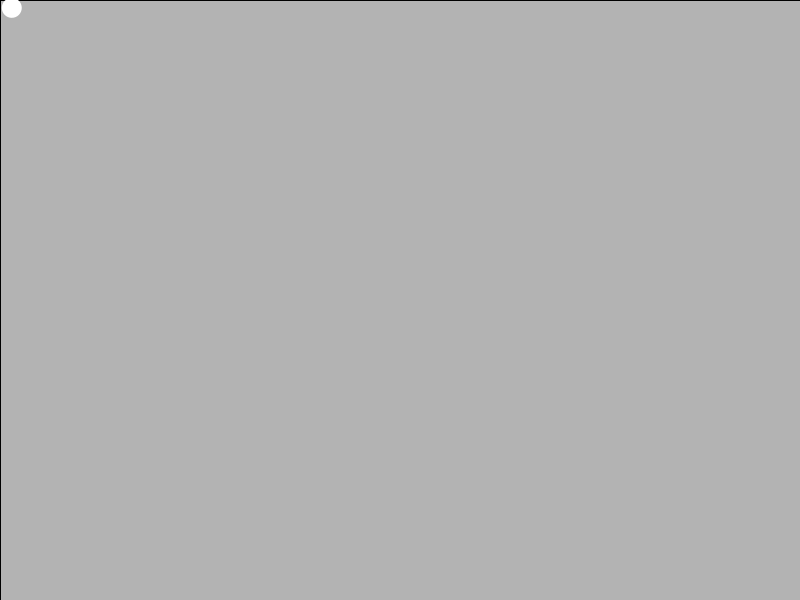
Frame 1 (no input)
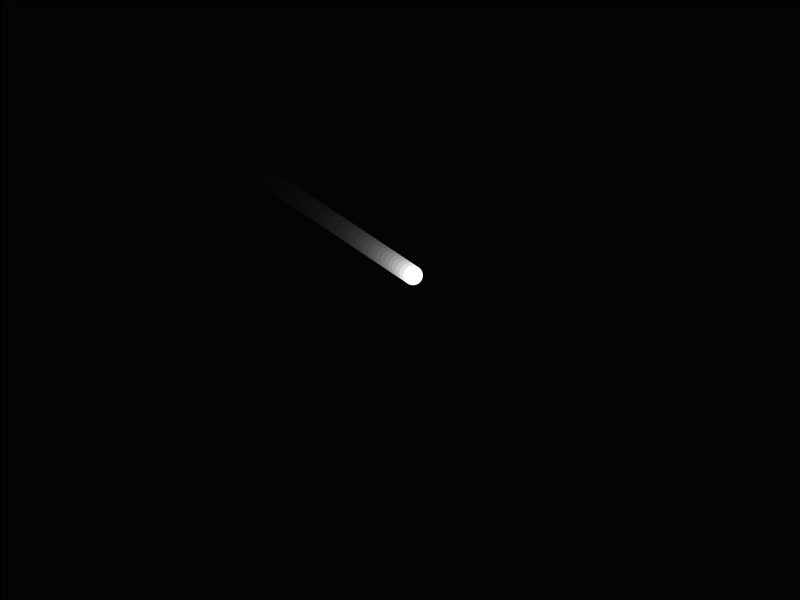
Frame 60 (the mouse pressed at the canvas centre just before this capture)
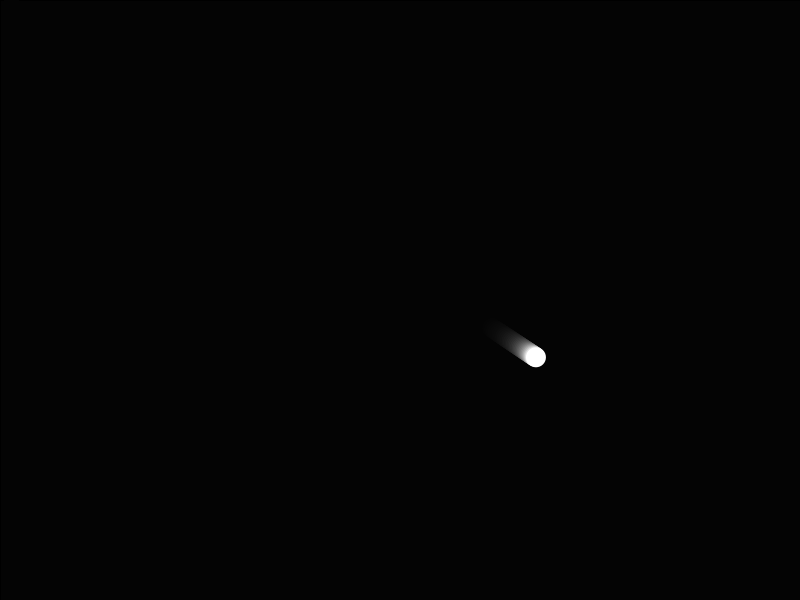
Frame 120 (the mouse held since frame 60 and released just before this capture)

The Processing sketch that drew these frames (run headless with seeded random() and noise(); from frame 60 on, the mouse is pressed at the canvas centre):

// Processing sketch: list06_02
// ── list06_02.pde
PVector force; // 力
PVector acceleration; // 加速度
PVector location; // 位置
PVector velocity; // 速度
float mass; // 質量
float friction; // 摩擦力

void setup() {
  size(800, 600);
  frameRate(60);
  // 位置、速度を初期化する
  location = new PVector(0.0, 0.0);
  velocity = new PVector(0.0, 0.0);
  force = new PVector(12.0, 8.0); // (12.0, 8.0)の力を加える
  mass = 1.0; // 質量は1.0に設定する
  friction = 0.02; // 摩擦力を0.01に設定する
  acceleration = force.mult(mass); // 質量と速度から加速度を算出する
}

void draw() {
  //背景をフェードさせる
  fill(0, 31);
  rect(0, 0, width, height);
  fill(255);
  noStroke();
  velocity.add(acceleration); // 加速度から速度を算出する
  velocity.mult(1.0 - friction); // 摩擦力から速度を変化させる
  location.add(velocity); // 速度から位置を算出する
  acceleration.set(0, 0); // 加速度を0にリセット(等速運動)する
  ellipse(location.x, location.y, 20, 20); // 円を描画する
}
